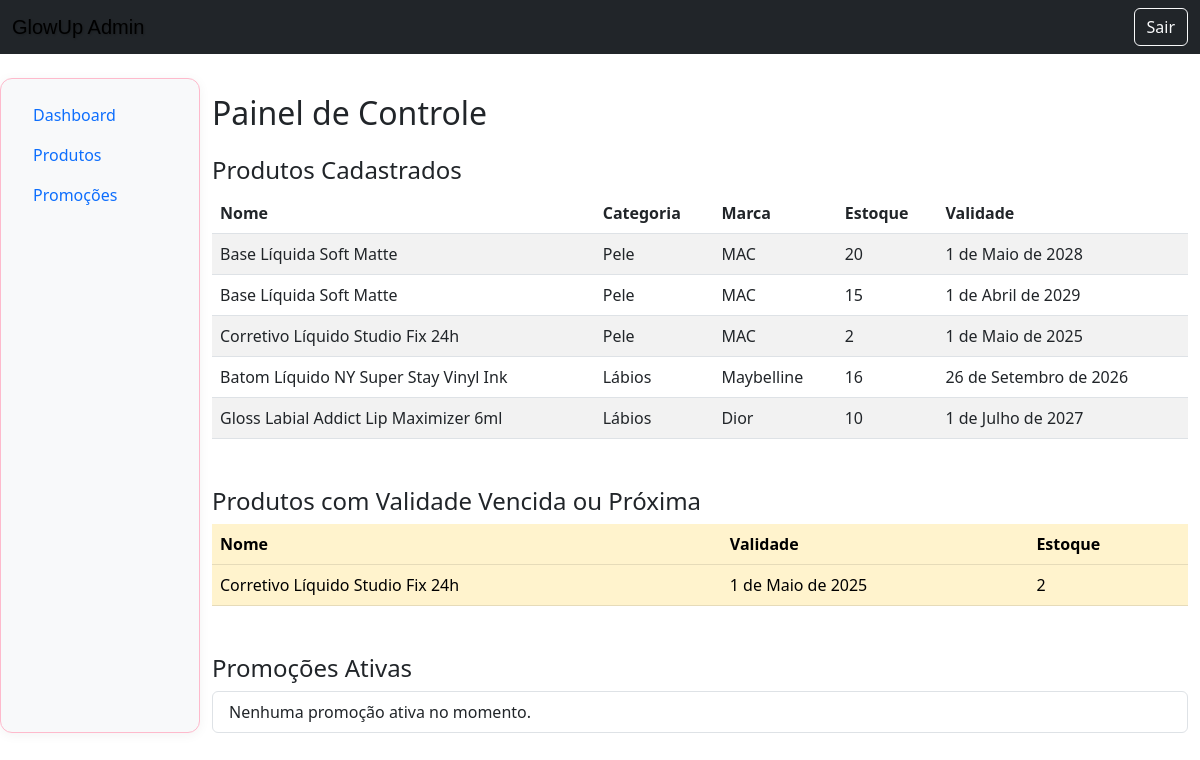
Page /painel/ on the committed database.
### produtos/models.py (models this page shows, shortened)
class Produto(models.Model):
    nome = models.CharField(max_length=100)
    categoria = models.ForeignKey(Categoria, on_delete=models.CASCADE)
    subcategoria = models.ForeignKey(Subcategoria, on_delete=models.CASCADE)
    marca = models.CharField(max_length=100)
    preco = models.DecimalField(max_digits=8, decimal_places=2)
    validade = models.DateField()
    cor = models.CharField(max_length=50)
    estoque = models.IntegerField()
    imagem = models.ImageField(upload_to='produtos/')

class Categoria(models.Model):
    nome = models.CharField(max_length=100)
    pai = models.ForeignKey('self', on_delete=models.CASCADE, null=True, blank=True, related_name='subcategorias')

### administracao/views.py (the view)
# urls.py: path('', views.dashboard, name='admin_dashboard'),
def dashboard(request):
    produtos = Produto.objects.all()
    produtos_vencendo = Produto.objects.filter(validade__lte=date.today())
    return render(request, 'administracao/dashboard.html', {
        'produtos': produtos,
        'vencendo': produtos_vencendo,
    })

### administracao/templates/administracao/dashboard.html (shortened to what this page needs)
{% extends 'base_admin.html' %}
{% block content %}
  <h2 class="mt-3">Painel de Controle</h2>
  <section class="mt-4">
    <h4>Produtos Cadastrados</h4>
    <table class="table table-striped">
      <thead>
        <tr>
          <th>Nome</th>
          <th>Categoria</th>
          <th>Marca</th>
          <th>Estoque</th>
          <th>Validade</th>
        </tr>
      </thead>
      <tbody>
        {% for produto in produtos %}
        <tr>
          <td>{{ produto.nome }}</td>
          <td>{{ produto.categoria.nome }}</td>
          <td>{{ produto.marca }}</td>
          <td>{{ produto.estoque }}</td>
          <td>{{ produto.validade }}</td>
        </tr>
        {% empty %}
        <tr>
          <td colspan="5">Nenhum produto encontrado.</td>
        </tr>
        {% endfor %}
      </tbody>
    </table>
  </section>
  <section class="mt-5">
    <h4>Produtos com Validade Vencida ou Próxima</h4>
    <table class="table table-warning">
      <thead>
        <tr>
          <th>Nome</th>
          <th>Validade</th>
          <th>Estoque</th>
        </tr>
      </thead>
      <tbody>
        {% for produto in vencendo %}
        <tr>
          <td>{{ produto.nome }}</td>
          <td>{{ produto.validade }}</td>
          <td>{{ produto.estoque }}</td>
        </tr>
        {% empty %}
        <tr>
          <td colspan="3">Nenhum produto vencendo.</td>
        </tr>
        {% endfor %}
      </tbody>
    </table>
  </section>
  <section class="mt-5">
  <h4>Promoções Ativas</h4>
  <ul class="list-group">
    {% for promo in promocoes %}
      <li class="list-group-item">
        <strong>{{ promo.tipo|title }}:</strong>
        {% for p in promo.produto.all %}{{ p.nome }}{% if not forloop.last %}, {% endif %}{% endfor %} –
        de {{ promo.data_inicio }} até {{ promo.data_fim }}
      </li>
    {% empty %}
      <li class="list-group-item">Nenhuma promoção ativa no momento.</li>
    {% endfor %}
  </ul>
</section>
{% endblock %}

### static/css/style.css (style rules this page uses)
.list-group-item { background-color: transparent; border: none; padding-left: 0; }

### rows in the picture
Produto: nome "Base Líquida Soft Matte", categoria.nome "Pele", marca "MAC", estoque "20", validade "1 de Maio de 2028"
Produto: nome "Base Líquida Soft Matte", categoria.nome "Pele", marca "MAC", estoque "15", validade "1 de Abril de 2029"
Produto: nome "Corretivo Líquido Studio Fix 24h", categoria.nome "Pele", marca "MAC", estoque "2", validade "1 de Maio de 2025"
Produto: nome "Batom Líquido NY Super Stay Vinyl Ink", categoria.nome "Lábios", marca "Maybelline", estoque "16", validade "26 de Setembro de 2026"
Produto: nome "Gloss Labial Addict Lip Maximizer 6ml", categoria.nome "Lábios", marca "Dior", estoque "10", validade "1 de Julho de 2027"
